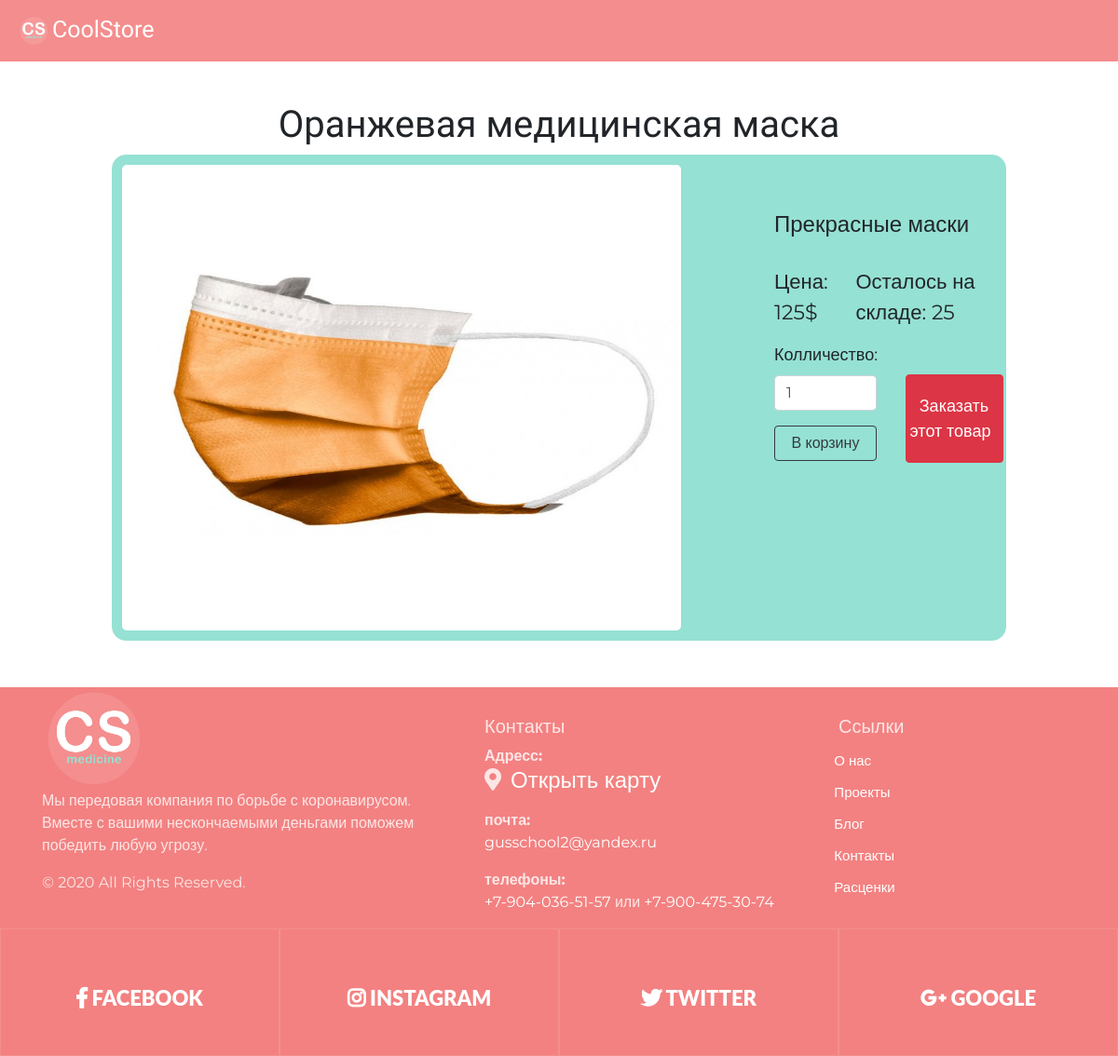
The app's page /product/4 with its own data.
### data/products.py (models this page shows, shortened)
class Products(SqlAlchemyBase, UserMixin, SerializerMixin):
    __tablename__ = 'products'
    id = sqlalchemy.Column(sqlalchemy.Integer, primary_key=True, autoincrement=True)
    title = sqlalchemy.Column(sqlalchemy.String, nullable=True)
    about = sqlalchemy.Column(sqlalchemy.String, nullable=True)
    price = sqlalchemy.Column(sqlalchemy.Integer, nullable=True)
    existence = sqlalchemy.Column(sqlalchemy.Boolean, default=True)
    still_have = sqlalchemy.Column(sqlalchemy.Integer, nullable=True)

### main.py (the view, shortened to what this page needs)
@app.route('/product/<int:product_id>', methods=['GET', 'POST'])
def product(product_id):
    form = Buy()
    if current_user.is_authenticated:
        filename = get_profile_img()
    else:
        filename = 'profilem'
    sessions = db_session.create_session()
    prod = sessions.query(products.Products).get(product_id)
    return render_template('product.html', prod=prod, filename=filename,
                           basket_count=session.get('basket_count', 0), title=prod.title,
                           form=form)

### main.py
class Buy(FlaskForm):
    count = IntegerField('Колличество:', validators=[DataRequired(), NumberRange(1)],
                         default=1)
    submit = SubmitField('В корзину')

### data/db_session.py (called while the page is built)
def create_session() -> Session:
    global __factory
    return __factory()

### templates/product.html (shortened to what this page needs)
{% extends 'base.html' %}
{% block content %}
<div class="product">
    <div id="demo" class="carousel slide" data-ride="carousel">
        <ul class="carousel-indicators">
            <li data-target="#demo" data-slide-to="0" class="active"></li>
            <li data-target="#demo" data-slide-to="1"></li>
            <li data-target="#demo" data-slide-to="2"></li>
        </ul>
        <div class="carousel-inner">
            <div class="carousel-item active">
                <img src="/static/img/product_icons/{{ prod.id }}_1.jpg" width="600px"
                     height="500px">
            </div>
        </div>
        <a class="carousel-control-prev" href="#demo" data-slide="prev">
            <span class="carousel-control-prev-icon"></span>
        </a>
        <a class="carousel-control-next" href="#demo" data-slide="next">
            <span class="carousel-control-next-icon"></span>
        </a>
    </div>
    <div style="margin: 50px; padding-left: 50px">
        <h4 style="margin-bottom: 30px;">{{ prod.about }}</h4>
        <div style="display: flex;">
            <div style="font-size: 22px; margin-right: 15px;">Цена: {{ prod.price }}$</div>
            <div style="font-size: 22px;">Осталось на складе: {{ prod.still_have }}</div>
        </div>
        <form action="" method="post">
            <div style="display: flex;">
                <div style="display: block">
                    <p>
                    <div style="font-size: 18px">{{ form.count.label }}</div>
                    {{ form.count(type="number", style='width: 110px; margin-bottom: 5px;',
                    class="form-control",
                    id="validationDefault01") }}
                    </p>
                    <p style="margin-top: 0px;">{{ form.submit(type="submit", class="btn
                        btn-outline-dark", style='width: 110px')
                        }}
                    </p>
                </div>
                <a href="/buy_now/{{ prod.id }}" class="btn btn-danger"
                   style="width: 105px; height: 95px; margin-top: 50px; margin-left: 30px;
                   color: white; font-size: 18px; padding-top: 20px; padding-left: 3px;">
                    <div style="margin-left: 8px;">Заказать</div>
                    <div>этот товар</div>
                </a>
            </div>
        </form>
    </div>
</div>
{% endblock %}

### templates/base.html (shortened to what this page needs)
<!DOCTYPE html>
<html lang="en">
<head>
    <link rel="stylesheet" href="https://use.fontawesome.com/releases/v5.7.2/css/all.css"
>
    <link rel="stylesheet" href="../../static/css/style.css">
    <link rel="stylesheet"
          href="https://stackpath.bootstrapcdn.com/bootstrap/4.4.1/css/bootstrap.min.css"
>
    <link rel="stylesheet"
          href="https://maxcdn.bootstrapcdn.com/bootstrap/4.1.0/css/bootstrap.min.css">
    <link href="//maxcdn.bootstrapcdn.com/bootstrap/4.1.1/css/bootstrap.min.css" rel="stylesheet"
          id="bootstrap-css">
</head>
<body style="font-family: 'Montserrat', sans-serif;">
<header class="header">
    <nav class="navbar navbar-expand-lg navbar-light" style="background-color: #f38181;">
        <a class="navbar-brand" href="/" style="font-size: 25px; color: white; font-family:
        'Kaushan Script', cursive; display: flex;">
            <img class="brand-logo-light" src="/static/img/new_icon.png"
                 alt="Логотип" width="30" height="30" style="margin: 5px;">
            <div>CoolStore</div>
        </a>
    </nav>
</header>
<h1 align="center" style="margin-top: 110px; font-family: 'Kaushan Script', cursive;">
    {{ title }}
</h1>
{% block content %}
{% endblock %}
<footer class="section footer-classic context-dark bg-image"
        style="background: #f38181; margin-top: 50px;">
    <div class="container">
        <div class="row row-30">
            <div class="col-md-4 col-xl-5">
                <div class="pr-xl-4"><a class="brand" href="#">
                    <img class="brand-logo-light" src="/static/img/new_icon.png" alt="Логотип"
                         width="100" height="100" style="margin: 5px;"></a>
                    <p>Мы передовая компания по борьбе с коронавирусом.
                        Вместе с вашими нескончаемыми деньгами поможем победить любую угрозу.</p>
                    <p class="rights"><span>©  </span><span class="copyright-year">2020</span><span>
                </span><span>All Rights Reserved.</span></p>
                </div>
            </div>
            <div class="col-md-4" style="padding-top: 30px">
                <h5>Контакты</h5>
                <dl class="contact-list">
                    <dt>Адресс:</dt>
                    <dd>
                        <h4 style="display: flex" class="map__title">
                            <div><i class="fas fa-map-marker-alt"></i></div>
                            <a style="padding-left: 10px"
                               href="https://clck.ru/MkGYr"
                               target="_blank">Открыть карту</a>
                        </h4>
                    </dd>
                </dl>
                <dl class="contact-list">
                    <dt>почта:</dt>
                    <dd><a href="mailto:#">gusschool2@yandex.ru</a></dd>
                </dl>
                <dl class="contact-list">
                    <dt>телефоны:</dt>
                    <dd><a href="tel:#">+7-904-036-51-57</a> <span>или</span>
                        <a href="tel:#">+7-900-475-30-74</a>
                    </dd>
                </dl>
            </div>
            <div class="col-md-4 col-xl-3" style="padding-top: 30px">
                <h5>Ссылки</h5>
                <ul class="nav-list">
                    <li><a class="footer_href" href="#">О нас</a></li>
                    <li><a class="footer_href" href="#">Проекты</a></li>
                    <li><a class="footer_href" href="#">Блог</a></li>
                    <li><a class="footer_href" href="#">Контакты</a></li>
                    <li><a class="footer_href" href="#">Расценки</a></li>
                </ul>
            </div>
        </div>
    </div>
    <div class="row no-gutters social-container">
        <div class="col"><a class="social-inner" href="https:\www.facebook.com"
                            style="padding-bottom: 50px;" target="_blank"><span
                class="icon mdi mdi-facebook"></span><span style="font-size: 22px;"><i
                class="fab fa-facebook-f"></i>  Facebook</span></a></div>
        <div class="col"><a class="social-inner" href="https:\www.instagram.com"
                            target="_blank"><span
                class="icon mdi mdi-instagram"></span><span style="font-size: 22px;"><i
                class="fab fa-instagram"></i>  instagram</span></a></div>
        <div class="col"><a class="social-inner" href="https:\twitter.com" target="_blank"><span
                class="icon mdi mdi-twitter"></span><span style="font-size: 22px;"><i
                class="fab fa-twitter"></i>  twitter</span></a></div>
        <div class="col"><a class="social-inner" href="https:\www.google.com" target="_blank"><span
                class="icon mdi mdi-youtube-play"></span><span style="font-size: 22px;"><i
                class="fab fa-google-plus-g"></i>  google</span></a></div>
    </div>
</footer>
</body>
</html>

### static/css/style.css (style rules this page uses)
.icon { width: 40px; height: 40px; margin: 0px; padding: 0px; }
img { border-radius: 5px; }
.header { width: 100%; opacity: .9; z-index: 1000; position: fixed; top: 0; left: 0; right: 0; transform: translate3d(0, 0, 0); }
.product { border: 1px solid #95e1d3; border-radius: 15px; background: #95e1d3; display: flex; margin-left: 10%; margin-right: 10%; margin-bottom: 1%; padding: 10px; }
.context-dark, .bg-gray-dark, .bg-primary { color: rgba(255, 255, 255, 0.8); }
.footer-classic a, .footer-classic a:focus, .footer-classic a:active { color: #ffffff; }
.nav-list li { padding-top: 5px; padding-bottom: 5px; }
ul, ol { list-style: none; padding: 0; margin: 0; }
.social-inner { display: flex; flex-direction: column; align-items: center; width: 100%; padding: 23px; font: 900 13px/1 "Lato", -apple-system, BlinkMacSystemFont, "Segoe UI", Roboto, "Helvetica Neue", Arial, sans-serif; text-transform: uppercase; color: rgba(255, 255, 255, 0.5); }
.social-container .col { border: 1px solid rgba(255, 255, 255, 0.1); }
.nav-list li a:before { content: "\f14f"; font: 400 21px/1 "Material Design Icons"; color: #4d6de6; display: inline-block; vertical-align: baseline; margin-left: -28px; margin-right: 7px; opacity: 0; visibility: hidden; transition: .22s ease; }
.footer_href { color: #ffffff; font-size: 15px; decoration: none; }

### records on screen
Products: title "Оранжевая медицинская маска", about "Прекрасные маски", price "125", still_have "25"
